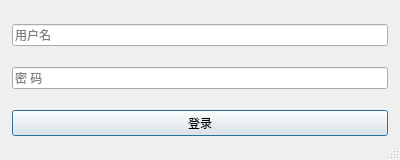
<?xml version="1.0" encoding="UTF-8"?>
<ui version="4.0">
 <class>LoginDialog</class>
 <widget class="QDialog" name="LoginDialog">
  <property name="enabled">
   <bool>true</bool>
  </property>
  <property name="geometry">
   <rect>
    <x>0</x>
    <y>0</y>
    <width>400</width>
    <height>160</height>
   </rect>
  </property>
  <property name="minimumSize">
   <size>
    <width>400</width>
    <height>160</height>
   </size>
  </property>
  <property name="maximumSize">
   <size>
    <width>400</width>
    <height>200</height>
   </size>
  </property>
  <property name="windowTitle">
   <string>用户登录 - 图书馆库存管理系统</string>
  </property>
  <property name="sizeGripEnabled">
   <bool>true</bool>
  </property>
  <widget class="QFrame" name="gridFrame">
   <property name="geometry">
    <rect>
     <x>0</x>
     <y>0</y>
     <width>400</width>
     <height>160</height>
    </rect>
   </property>
   <property name="sizePolicy">
    <sizepolicy hsizetype="Expanding" vsizetype="Expanding">
     <horstretch>0</horstretch>
     <verstretch>0</verstretch>
    </sizepolicy>
   </property>
   <layout class="QGridLayout" name="gridLayout">
    <property name="leftMargin">
     <number>12</number>
    </property>
    <property name="rightMargin">
     <number>12</number>
    </property>
    <item row="2" column="0">
     <widget class="QLineEdit" name="lineEditPassword">
      <property name="sizePolicy">
       <sizepolicy hsizetype="Expanding" vsizetype="Fixed">
        <horstretch>0</horstretch>
        <verstretch>0</verstretch>
       </sizepolicy>
      </property>
      <property name="echoMode">
       <enum>QLineEdit::Password</enum>
      </property>
      <property name="placeholderText">
       <string>密 码</string>
      </property>
      <property name="clearButtonEnabled">
       <bool>true</bool>
      </property>
     </widget>
    </item>
    <item row="0" column="0">
     <widget class="QLineEdit" name="lineEditUsername">
      <property name="echoMode">
       <enum>QLineEdit::Normal</enum>
      </property>
      <property name="placeholderText">
       <string>用户名</string>
      </property>
      <property name="clearButtonEnabled">
       <bool>true</bool>
      </property>
     </widget>
    </item>
    <item row="3" column="0">
     <widget class="QPushButton" name="loginButton">
      <property name="text">
       <string>登录</string>
      </property>
     </widget>
    </item>
   </layout>
  </widget>
 </widget>
 <tabstops>
  <tabstop>lineEditUsername</tabstop>
  <tabstop>lineEditPassword</tabstop>
 </tabstops>
 <resources/>
 <connections/>
</ui>
